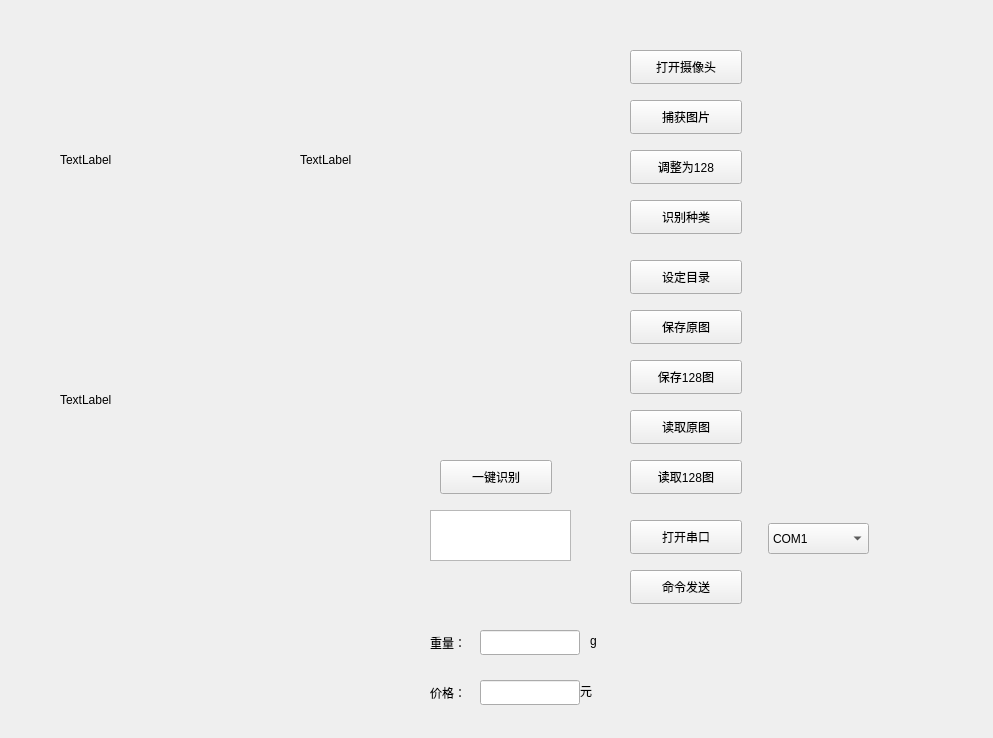
<?xml version="1.0" encoding="UTF-8"?>
<ui version="4.0">
 <class>Form</class>
 <widget class="QWidget" name="Form">
  <property name="geometry">
   <rect>
    <x>0</x>
    <y>0</y>
    <width>993</width>
    <height>738</height>
   </rect>
  </property>
  <property name="windowTitle">
   <string>Form</string>
  </property>
  <widget class="QPushButton" name="pushButton_opencamera">
   <property name="geometry">
    <rect>
     <x>630</x>
     <y>50</y>
     <width>112</width>
     <height>34</height>
    </rect>
   </property>
   <property name="text">
    <string>打开摄像头</string>
   </property>
  </widget>
  <widget class="QPushButton" name="pushButton_capturepic">
   <property name="geometry">
    <rect>
     <x>630</x>
     <y>100</y>
     <width>112</width>
     <height>34</height>
    </rect>
   </property>
   <property name="text">
    <string>捕获图片</string>
   </property>
  </widget>
  <widget class="QPushButton" name="pushButton_resize128">
   <property name="geometry">
    <rect>
     <x>630</x>
     <y>150</y>
     <width>112</width>
     <height>34</height>
    </rect>
   </property>
   <property name="text">
    <string>调整为128</string>
   </property>
  </widget>
  <widget class="QPushButton" name="pushButton_recognzl">
   <property name="geometry">
    <rect>
     <x>630</x>
     <y>200</y>
     <width>112</width>
     <height>34</height>
    </rect>
   </property>
   <property name="text">
    <string>识别种类</string>
   </property>
  </widget>
  <widget class="QPushButton" name="pushButton_setfile">
   <property name="geometry">
    <rect>
     <x>630</x>
     <y>260</y>
     <width>112</width>
     <height>34</height>
    </rect>
   </property>
   <property name="text">
    <string>设定目录</string>
   </property>
  </widget>
  <widget class="QPushButton" name="pushButton_savepic">
   <property name="geometry">
    <rect>
     <x>630</x>
     <y>310</y>
     <width>112</width>
     <height>34</height>
    </rect>
   </property>
   <property name="text">
    <string>保存原图</string>
   </property>
  </widget>
  <widget class="QPushButton" name="pushButton_save128">
   <property name="geometry">
    <rect>
     <x>630</x>
     <y>360</y>
     <width>112</width>
     <height>34</height>
    </rect>
   </property>
   <property name="text">
    <string>保存128图</string>
   </property>
  </widget>
  <widget class="QPushButton" name="pushButton_readpic">
   <property name="geometry">
    <rect>
     <x>630</x>
     <y>410</y>
     <width>112</width>
     <height>34</height>
    </rect>
   </property>
   <property name="text">
    <string>读取原图</string>
   </property>
  </widget>
  <widget class="QPushButton" name="pushButton_read128">
   <property name="geometry">
    <rect>
     <x>630</x>
     <y>460</y>
     <width>112</width>
     <height>34</height>
    </rect>
   </property>
   <property name="text">
    <string>读取128图</string>
   </property>
  </widget>
  <widget class="QPushButton" name="pushButton_onesteprcogn">
   <property name="geometry">
    <rect>
     <x>440</x>
     <y>460</y>
     <width>112</width>
     <height>34</height>
    </rect>
   </property>
   <property name="text">
    <string>一键识别</string>
   </property>
  </widget>
  <widget class="QTextEdit" name="textEdit_show">
   <property name="geometry">
    <rect>
     <x>430</x>
     <y>510</y>
     <width>141</width>
     <height>51</height>
    </rect>
   </property>
  </widget>
  <widget class="QLabel" name="label_orgin">
   <property name="geometry">
    <rect>
     <x>60</x>
     <y>60</y>
     <width>200</width>
     <height>200</height>
    </rect>
   </property>
   <property name="text">
    <string>TextLabel</string>
   </property>
  </widget>
  <widget class="QLabel" name="label_capture">
   <property name="geometry">
    <rect>
     <x>60</x>
     <y>300</y>
     <width>200</width>
     <height>200</height>
    </rect>
   </property>
   <property name="text">
    <string>TextLabel</string>
   </property>
  </widget>
  <widget class="QLabel" name="label_128">
   <property name="geometry">
    <rect>
     <x>300</x>
     <y>60</y>
     <width>200</width>
     <height>200</height>
    </rect>
   </property>
   <property name="text">
    <string>TextLabel</string>
   </property>
  </widget>
  <widget class="QPushButton" name="pushButton_opencom">
   <property name="geometry">
    <rect>
     <x>630</x>
     <y>520</y>
     <width>112</width>
     <height>34</height>
    </rect>
   </property>
   <property name="text">
    <string>打开串口</string>
   </property>
  </widget>
  <widget class="QPushButton" name="pushButton_sendcmd">
   <property name="geometry">
    <rect>
     <x>630</x>
     <y>570</y>
     <width>112</width>
     <height>34</height>
    </rect>
   </property>
   <property name="text">
    <string>命令发送</string>
   </property>
  </widget>
  <widget class="QLabel" name="label_weight">
   <property name="geometry">
    <rect>
     <x>430</x>
     <y>630</y>
     <width>50</width>
     <height>25</height>
    </rect>
   </property>
   <property name="text">
    <string>重量：</string>
   </property>
  </widget>
  <widget class="QLineEdit" name="lineEdit">
   <property name="geometry">
    <rect>
     <x>480</x>
     <y>630</y>
     <width>100</width>
     <height>25</height>
    </rect>
   </property>
  </widget>
  <widget class="QLabel" name="label">
   <property name="geometry">
    <rect>
     <x>590</x>
     <y>630</y>
     <width>21</width>
     <height>21</height>
    </rect>
   </property>
   <property name="text">
    <string>g</string>
   </property>
  </widget>
  <widget class="QComboBox" name="comboBox">
   <property name="geometry">
    <rect>
     <x>768</x>
     <y>523</y>
     <width>101</width>
     <height>31</height>
    </rect>
   </property>
   <item>
    <property name="text">
     <string>COM1</string>
    </property>
   </item>
   <item>
    <property name="text">
     <string>COM2</string>
    </property>
   </item>
   <item>
    <property name="text">
     <string>COM3</string>
    </property>
   </item>
   <item>
    <property name="text">
     <string>COM4</string>
    </property>
   </item>
   <item>
    <property name="text">
     <string>COM5</string>
    </property>
   </item>
   <item>
    <property name="text">
     <string>COM6</string>
    </property>
   </item>
   <item>
    <property name="text">
     <string>COM7</string>
    </property>
   </item>
   <item>
    <property name="text">
     <string>COM8</string>
    </property>
   </item>
   <item>
    <property name="text">
     <string>COM9</string>
    </property>
   </item>
   <item>
    <property name="text">
     <string>COM10</string>
    </property>
   </item>
   <item>
    <property name="text">
     <string>COM11</string>
    </property>
   </item>
   <item>
    <property name="text">
     <string>COM12</string>
    </property>
   </item>
   <item>
    <property name="text">
     <string>COM13</string>
    </property>
   </item>
   <item>
    <property name="text">
     <string>COM14</string>
    </property>
   </item>
  </widget>
  <widget class="QLabel" name="label_price">
   <property name="geometry">
    <rect>
     <x>430</x>
     <y>680</y>
     <width>50</width>
     <height>25</height>
    </rect>
   </property>
   <property name="text">
    <string>价格：</string>
   </property>
  </widget>
  <widget class="QLabel" name="label_2">
   <property name="geometry">
    <rect>
     <x>580</x>
     <y>680</y>
     <width>21</width>
     <height>21</height>
    </rect>
   </property>
   <property name="text">
    <string>元</string>
   </property>
  </widget>
  <widget class="QLineEdit" name="lineEdit_price">
   <property name="geometry">
    <rect>
     <x>480</x>
     <y>680</y>
     <width>100</width>
     <height>25</height>
    </rect>
   </property>
  </widget>
 </widget>
 <resources/>
 <connections>
  <connection>
   <sender>pushButton_opencamera</sender>
   <signal>clicked()</signal>
   <receiver>Form</receiver>
   <slot>opencamera()</slot>
   <hints>
    <hint type="sourcelabel">
     <x>631</x>
     <y>64</y>
    </hint>
    <hint type="destinationlabel">
     <x>578</x>
     <y>65</y>
    </hint>
   </hints>
  </connection>
  <connection>
   <sender>pushButton_resize128</sender>
   <signal>clicked()</signal>
   <receiver>Form</receiver>
   <slot>resize128()</slot>
   <hints>
    <hint type="sourcelabel">
     <x>631</x>
     <y>164</y>
    </hint>
    <hint type="destinationlabel">
     <x>577</x>
     <y>159</y>
    </hint>
   </hints>
  </connection>
  <connection>
   <sender>pushButton_setfile</sender>
   <signal>clicked()</signal>
   <receiver>Form</receiver>
   <slot>setfile()</slot>
   <hints>
    <hint type="sourcelabel">
     <x>630</x>
     <y>278</y>
    </hint>
    <hint type="destinationlabel">
     <x>574</x>
     <y>274</y>
    </hint>
   </hints>
  </connection>
  <connection>
   <sender>pushButton_onesteprcogn</sender>
   <signal>clicked()</signal>
   <receiver>Form</receiver>
   <slot>onesteprecogn()</slot>
   <hints>
    <hint type="sourcelabel">
     <x>441</x>
     <y>477</y>
    </hint>
    <hint type="destinationlabel">
     <x>414</x>
     <y>477</y>
    </hint>
   </hints>
  </connection>
  <connection>
   <sender>pushButton_capturepic</sender>
   <signal>clicked()</signal>
   <receiver>Form</receiver>
   <slot>capturepic()</slot>
   <hints>
    <hint type="sourcelabel">
     <x>632</x>
     <y>118</y>
    </hint>
    <hint type="destinationlabel">
     <x>575</x>
     <y>116</y>
    </hint>
   </hints>
  </connection>
  <connection>
   <sender>pushButton_recognzl</sender>
   <signal>clicked()</signal>
   <receiver>Form</receiver>
   <slot>recognzl()</slot>
   <hints>
    <hint type="sourcelabel">
     <x>636</x>
     <y>217</y>
    </hint>
    <hint type="destinationlabel">
     <x>577</x>
     <y>213</y>
    </hint>
   </hints>
  </connection>
  <connection>
   <sender>pushButton_savepic</sender>
   <signal>clicked()</signal>
   <receiver>Form</receiver>
   <slot>savepic()</slot>
   <hints>
    <hint type="sourcelabel">
     <x>634</x>
     <y>326</y>
    </hint>
    <hint type="destinationlabel">
     <x>579</x>
     <y>323</y>
    </hint>
   </hints>
  </connection>
  <connection>
   <sender>pushButton_save128</sender>
   <signal>clicked()</signal>
   <receiver>Form</receiver>
   <slot>save128()</slot>
   <hints>
    <hint type="sourcelabel">
     <x>640</x>
     <y>377</y>
    </hint>
    <hint type="destinationlabel">
     <x>574</x>
     <y>371</y>
    </hint>
   </hints>
  </connection>
  <connection>
   <sender>pushButton_readpic</sender>
   <signal>clicked()</signal>
   <receiver>Form</receiver>
   <slot>readpic()</slot>
   <hints>
    <hint type="sourcelabel">
     <x>639</x>
     <y>421</y>
    </hint>
    <hint type="destinationlabel">
     <x>579</x>
     <y>422</y>
    </hint>
   </hints>
  </connection>
  <connection>
   <sender>pushButton_read128</sender>
   <signal>clicked()</signal>
   <receiver>Form</receiver>
   <slot>read128()</slot>
   <hints>
    <hint type="sourcelabel">
     <x>634</x>
     <y>477</y>
    </hint>
    <hint type="destinationlabel">
     <x>585</x>
     <y>475</y>
    </hint>
   </hints>
  </connection>
  <connection>
   <sender>pushButton_opencom</sender>
   <signal>clicked()</signal>
   <receiver>Form</receiver>
   <slot>opencom()</slot>
   <hints>
    <hint type="sourcelabel">
     <x>740</x>
     <y>534</y>
    </hint>
    <hint type="destinationlabel">
     <x>777</x>
     <y>540</y>
    </hint>
   </hints>
  </connection>
  <connection>
   <sender>pushButton_sendcmd</sender>
   <signal>clicked()</signal>
   <receiver>Form</receiver>
   <slot>sendcomcmd()</slot>
   <hints>
    <hint type="sourcelabel">
     <x>740</x>
     <y>585</y>
    </hint>
    <hint type="destinationlabel">
     <x>785</x>
     <y>582</y>
    </hint>
   </hints>
  </connection>
 </connections>
 <slots>
  <signal>clicked()</signal>
  <slot>opencamera()</slot>
  <slot>capturepic()</slot>
  <slot>resize128()</slot>
  <slot>recognzl()</slot>
  <slot>setfile()</slot>
  <slot>savepic()</slot>
  <slot>save128()</slot>
  <slot>read128()</slot>
  <slot>readpic()</slot>
  <slot>onesteprecogn()</slot>
  <slot>opencom()</slot>
  <slot>sendcomcmd()</slot>
 </slots>
</ui>
